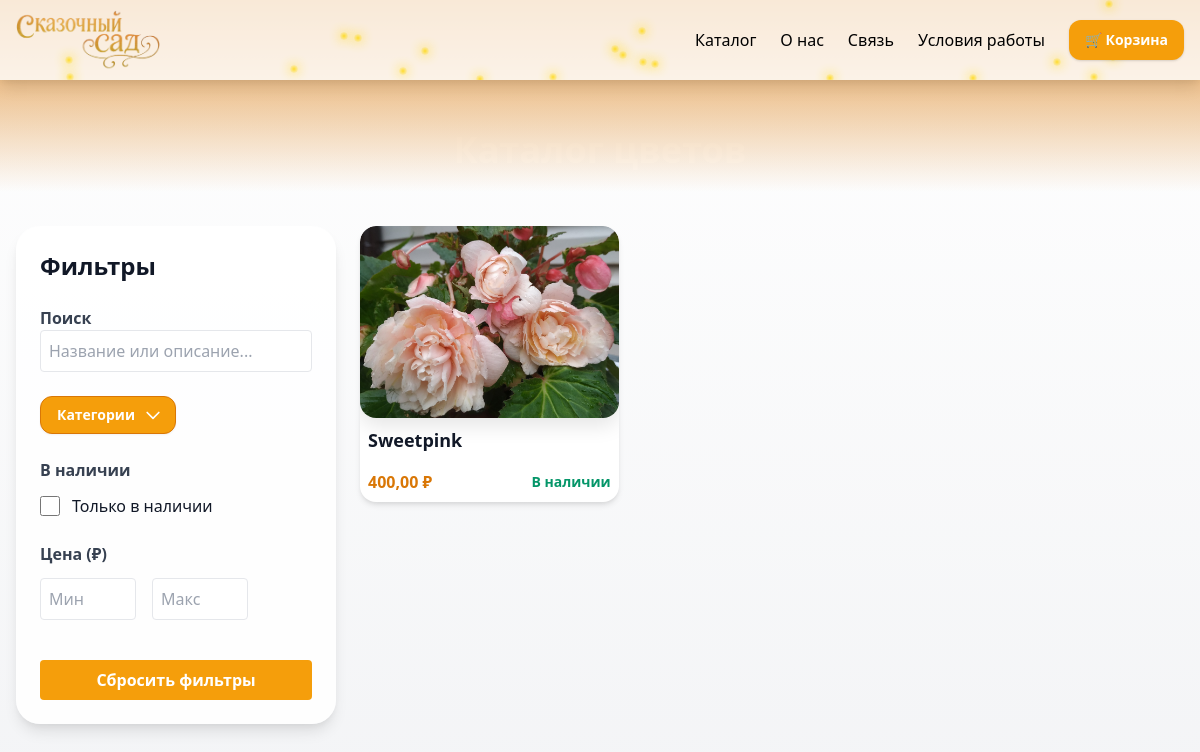
The app's page /catalog-data/?category=5 with its own data.
### flowers/models.py (models this page shows, shortened)
class Flower(models.Model):
    name = models.CharField("Название", max_length=200)
    category = models.ForeignKey(Category, on_delete=models.CASCADE, related_name="flowers", verbose_name="Категория")
    price = models.DecimalField("Цена", max_digits=10, decimal_places=2)
    image = models.ImageField("Фото", upload_to="flowers/")
    in_stock = models.BooleanField(default=True, verbose_name='В наличии')
    description = models.TextField("Описание", blank=True)
    class Meta:
        verbose_name = "Карточка товара"
        verbose_name_plural = "Карточки товаров"

### flowers/views.py (the view)
# urls.py: path('catalog-data/', catalog_data, name='catalog_data'),
async def catalog(request):
    categories = await sync_to_async(lambda: list(Category.objects.all()))()
    search_text = request.GET.get('search', '').strip()
    selected_in_stock = request.GET.get('in_stock') == 'on'
    price_min = request.GET.get('price_min')
    price_max = request.GET.get('price_max')
    selected_sort = request.GET.get('sort_by')
    category_id = request.GET.get('category')
    flowers_qs = Flower.objects.all()
    if category_id and category_id.isdigit():
        flowers_qs = flowers_qs.filter(category_id=category_id)
    if search_text:
        flowers_qs = flowers_qs.filter(
            models.Q(name__icontains=search_text) | models.Q(description__icontains=search_text)
        )
    if selected_in_stock:
        flowers_qs = flowers_qs.filter(in_stock=True)
    try:
        if price_min:
            flowers_qs = flowers_qs.filter(price__gte=float(price_min))
        if price_max:
            flowers_qs = flowers_qs.filter(price__lte=float(price_max))
    except ValueError:
        pass
    sort_mapping = {
        'name_asc': 'name',
        'name_desc': '-name',
        'price_asc': 'price',
        'price_desc': '-price',
    }
    if selected_sort in sort_mapping:
        flowers_qs = flowers_qs.order_by(sort_mapping[selected_sort])
    flowers = await sync_to_async(lambda: list(flowers_qs))()
    if request.headers.get('x-requested-with') == 'XMLHttpRequest':
        data = [
            {
                'id': f.id,
                'name': f.name,
                'price': str(f.price),
                'in_stock': getattr(f, 'in_stock', True),
                'image_url': f.image.url if f.image else '',
            }
            for f in flowers
        ]
        return JsonResponse({'flowers': data})
    context = {
        'categories': categories,
        'flowers': flowers,
        'search_text': search_text,
        'selected_in_stock': selected_in_stock,
        'price_min': price_min or '',
        'price_max': price_max or '',
        'selected_sort': selected_sort or '',
        'selected_category': category_id or '',
    }
    return render(request, 'main/catalog.html', context)

### main/templates/main/catalog.html (shortened to what this page needs)
<!DOCTYPE html>
<html lang="ru">
<head>
  <link href="https://cdn.jsdelivr.net/npm/tailwindcss@2.2.19/dist/tailwind.min.css" rel="stylesheet" />
</head>
<body class="flex flex-col min-h-screen bg-gradient-to-b from-white to-gray-100 text-gray-900 font-sans">
  <div class="block">
    <header class="bg-white bg-opacity-80 h-20 shadow-lg sticky top-0 z-50 backdrop-blur-md">
      <div class="fireflies-container"></div>
      <div class="max-w-7xl mx-auto px-4 h-full flex items-center justify-between relative">
        <div class="absolute -top-2">
          <a href="{% url 'home' %}">
            <img src="/static/images/logo.png" alt="Логотип" class="h-24 object-contain" />
          </a>
        </div>
        <nav class="ml-auto flex items-center h-full space-x-6 text-base text-black">
          <a href="{% url 'catalog' %}" class="flex items-center h-full hover:text-yellow-600 transition">
            Каталог
          </a>
          <a href="{% url 'about' %}" class="flex items-center h-full hover:text-yellow-600 transition">
            О нас
          </a>
          <a href="{% url 'contacts' %}" class="flex items-center h-full hover:text-yellow-600 transition">
            Связь
          </a>
          <a href="{% url 'personals' %}" class="flex items-center h-full hover:text-yellow-600 transition">
            Условия работы
          </a>
          <a href="{% url 'cart_view' %}"
             class="bg-yellow-500 hover:bg-yellow-600 text-white font-semibold text-sm px-4 rounded-xl shadow flex items-center h-10 transition-all duration-200"
          >
            🛒 Корзина
          </a>
        </nav>
      </div>
    </header>
    <div class="absolute top-0 left-0 right-0 h-48 bg-gradient-to-b from-yellow-600 to-transparent opacity-80 pointer-events-none"></div>
    <h1 class="text-4xl font-bold mb-8 text-center text-white" style="margin-top: 50px">Каталог цветов</h1>
    <div class="flex flex-col md:flex-row flex-1 max-w-7xl mx-auto px-4 pt-6 pb-10 space-y-6 md:space-y-0 md:space-x-6" style="margin-top: 30px;">
      <aside id="filters" class="w-full md:w-80 bg-white bg-opacity-90 p-6 rounded-3xl shadow-lg h-fit max-h-[calc(100vh-6rem)] overflow-y-auto z-10 sticky md:sticky top-24 md:top-24">
        <h2 class="text-2xl font-semibold mb-6 text-gray-900">Фильтры</h2>
        <div class="mb-6">
          <label for="search" class="search font-semibold mb-2 text-gray-700">Поиск</label>
          <input id="search" type="text" placeholder="Название или описание..." class="w-full p-2 border rounded text-gray-700" />
        </div>
          <div class="mb-6 relative inline-block text-left z-30">
            <button id="categoryToggleBtn" type="button"
              class="inline-flex justify-center w-full rounded-xl border border-yellow-600 bg-yellow-500 px-4 py-2 text-sm font-semibold text-white shadow-sm hover:bg-yellow-600 focus:outline-none focus:ring-2 focus:ring-yellow-400"
              aria-haspopup="true" aria-expanded="false">
              Категории
              <svg class="ml-2 -mr-1 h-5 w-5" xmlns="http://www.w3.org/2000/svg" fill="none" viewBox="0 0 24 24" stroke="currentColor" >
                <path stroke-linecap="round" stroke-linejoin="round" stroke-width="2" d="M19 9l-7 7-7-7" />
              </svg>
            </button>
          </div>
        <div class="mb-6">
          <h3 class="font-semibold text-gray-700 mb-3">В наличии</h3>
          <label class="flex items-center space-x-3 cursor-pointer hover:text-yellow-600 transition">
            <input type="checkbox" name="in_stock" class="form-checkbox h-5 w-5 text-yellow-500">
            <span>Только в наличии</span>
          </label>
        </div>
        <div class="mb-6">
          <h3 class="font-semibold text-gray-700 mb-3">Цена (₽)</h3>
          <div class="flex space-x-4">
            <input type="number" name="price_min" min="0" placeholder="Мин" class="w-24 p-2 border rounded text-gray-700" />
            <input type="number" name="price_max" min="0" placeholder="Макс" class="w-24 p-2 border rounded text-gray-700" />
          </div>
        </div>
        <button id="clearFilters" class="mt-4 w-full bg-yellow-500 hover:bg-yellow-600 text-white font-semibold py-2 rounded transition">
          Сбросить фильтры
        </button>
      </aside>
      <main class="flex-1">
        <div id="flower-cards" class="grid grid-cols-1 sm:grid-cols-2 md:grid-cols-3 gap-6">
          {% for flower in flowers %}
            <a href="{% url 'flower_detail' flower.pk %}" class="block-cart hover:opacity-90 transition-all"
               data-name="{{ flower.name|lower }}"
               data-description="{{ flower.description|default_if_none:''|lower }}"
               data-price="{{ flower.price }}"
               data-in_stock="{{ flower.in_stock|yesno:'1,0' }}"
            >
              <div
                class="bg-white rounded-2xl shadow-md overflow-hidden flex flex-col cursor-pointer hover:shadow-xl transition duration-300"
              >
                <div class="card-img-wrapper h-48 overflow-hidden">
                  {% if flower.image %}
                    <img src="{{ flower.image.url }}" alt="{{ flower.name }}" class="w-full h-full object-cover" />
                  {% else %}
                    <div class="flex items-center justify-center bg-gray-200 text-gray-500 h-full rounded-t-3xl">Нет изображения</div>
                  {% endif %}
                </div>
                <div class="p-2 flex flex-col flex-grow">
                  <h3 class="text-lg font-semibold mb-1">{{ flower.name }}</h3>
                  <div class="mt-3 flex justify-between items-center">
                    <span class="text-yellow-600 font-bold text-base">{{ flower.price }} ₽</span>
                    {% if flower.in_stock %}
                      <span class="text-green-600 font-semibold text-sm">В наличии</span>
                    {% else %}
                      <span class="text-red-600 font-semibold text-sm">Нет в наличии</span>
                    {% endif %}
                  </div>
                </div>
              </div>
            </a>
          {% empty %}
            <p class="text-center text-gray-600 col-span-full">Цветов пока нет :(</p>
          {% endfor %}
        </div>
      </main>
    </div>
  </div>
</body>
</html>

### main/templates/main/catalog.html (style rules this page uses)
.block { display: block; overflow: hidden; }
.block::after { content: ""; background: url(/static/images/photo_2025-07-31_21-01-57-redefine-realistic-4x.jpeg); background-size: cover; background-position: center; filter: brightness(90%); top: 0; left: 0; bottom: 0; right: 0; position: absolute; z-index: -1; border-radius: inherit; image-rendering: auto; mask-image: linear-gradient(to bottom, black 70%, transparent 100%); -webkit-mask-image: linear-gradient(to bottom, black 70%, transparent 100%); }
.fireflies-container { position: absolute; width: 100%; height: 100%; pointer-events: none; top: 0; left: 0; z-index: 0; overflow: hidden; }
.card-img-wrapper { aspect-ratio: 3 / 4; overflow: hidden; border-radius: 1rem; box-shadow: 0 8px 20px rgba(0,0,0,0.1); }

### records on screen
Flower: image (picture), name "Sweetpink", price "400,00", in_stock "В наличии"
